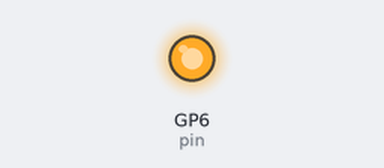
Simulated run of this program. Board: Raspberry Pi Pico running MicroPython. Shown: output pins drawn as LEDs (lit = HIGH). What the program prints to the serial console is not drawn. At 34.0 s the program stops and its outputs stay as they are.

Above: at 25.6 s.
At 34.1 s:
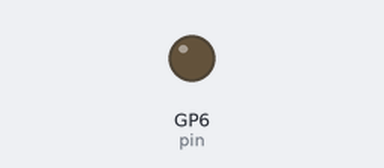
Timing chart, 0 to 35.5 s (numbered marks = the images above):
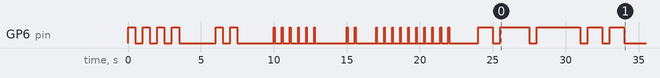

The program:

led.py
```python
#
# Led
#
# Version: 1.00
# Date: 2025-05-31
# Author: Sam Linton
# Description: A LED class for Raspberry Pi Pico that allows blinking with specified patterns and counts.
#
# TODO: Rewrite this using asyncio for better control and non-blocking behavior.
#
from machine import Pin, Timer
from time import sleep
import uasyncio as asyncio


class Led:
    UNLIMITED = -1

    def __init__(self, pin=6):
        self.pin = Pin(pin, Pin.OUT)
        self.timer = Timer()
        self.periods = None
        self.index = -1
        self.forever = False # Repeat the pattern forever
        self.count = 0       # Number of times to repeat pattern

    def on(self):
        """Turn the LED on."""
        self.index = -1
        self.pin.value(1)
        self.timer.deinit()

    def off(self):
        """Turn the LED off."""
        self.index = -1
        self.pin.value(0)
        self.timer.deinit()

    def toggle(self):
        """Toggle the LED state."""
        self.index = -1
        self.pin.toggle()

    def _update_index(self):
        """Private method to update the index for cycling through the blink pattern."""
        self.index += 1
        if self.index >= len(self.periods):
            self.count -= 1
            if self.forever or self.count > 0:
                self.index = 0
            else:
                self.index = -1

    def _switch(self, timer):
        """Private function to start the LED blinking."""
         # If index is negative, stop the timer
         # This happens when the count reaches zero or the pattern ends
        if self.index < 0:
            self.timer.deinit()
            return

        self.pin.toggle()
        period = self.periods[self.index]
        self._update_index()
        self.timer.init(mode=Timer.ONE_SHOT, period=period, callback=self._switch)

    def blink(self, periods=(50, 500), count=-1):
        """Blink the LED with specified periods and count.
        This method will toggle the LED on and off according to the specified periods.

        Args:
            periods (tuple, optional): LED on and off times (seconds). Defaults to (50, 500).
                The first value is the time the LED is on, and the second value is the time it is off.
                If more than two values are provided, the LED will cycle through them.
            count (int, optional): number of times to repeat the specified periods.
                Defaults to -1, which means repeat forever.
        """
        self.pin.value(0)
        self.index = 0
        self.periods = periods
        self.forever = count == -1
        self.count = count
        self._switch(self.timer)


if __name__ == '__main__':
    try:
        led = Led(pin=6)

        # Test basic on/off functionality
        print('Test basic blink 4 times', end='')
        for _ in range(4):
            led.on()
            sleep(0.5)
            led.off()
            sleep(0.5)
        print('done.')
        sleep(2)

        # Test toggle functionality
        print('Test toggle 4 times', end='')
        for _ in range(4):
            led.toggle()
            sleep(0.5)
        print('done.')
        sleep(2)

        # Test default blink
        print('Test default blink, turn on for 3 seconds...', end='')
        led.blink()
        sleep(3)
        led.off()
        print('done.')
        sleep(2)

        # Test blink with custom periods
        print('Test blink with specified periods (50, 500)...', end='')
        led.blink(periods=(50, 500), count = 2)
        print('done.')
        sleep(2)

        # Test auto blink
        print('Auto blink for 5 seconds', end='')
        led.blink()
        sleep(5)
        led.off()
        print('done.')
        sleep(2)

        # Test blink with multiple periods
        print('Blink sequence 1, 2, 3 seconds on, repeated 2 times.', end='')
        led.blink(periods=(1000, 500, 2000, 500, 3000, 500), count=2)
        sleep(10)  # Wait for the blink sequence to complete
        print('done.')
        led.off()

        print('All tests completed.')

    except KeyboardInterrupt:
        print('Keyboard interrupt.')
        led.off()
```
